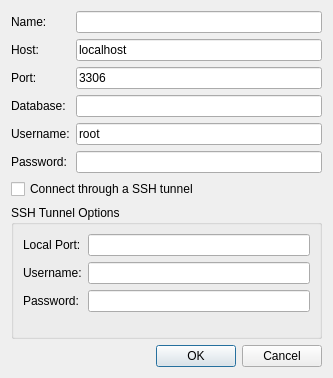
<?xml version="1.0" encoding="UTF-8"?>
<ui version="4.0">
 <class>ConfigureConnectionDialog</class>
 <widget class="QDialog" name="ConfigureConnectionDialog">
  <property name="geometry">
   <rect>
    <x>0</x>
    <y>0</y>
    <width>333</width>
    <height>378</height>
   </rect>
  </property>
  <property name="windowTitle">
   <string>Configure Connection: </string>
  </property>
  <layout class="QVBoxLayout" name="verticalLayout">
   <item>
    <layout class="QFormLayout" name="formLayout">
     <item row="0" column="1">
      <widget class="QLineEdit" name="txtName"/>
     </item>
     <item row="2" column="0">
      <widget class="QLabel" name="lblHost">
       <property name="text">
        <string>Host:</string>
       </property>
      </widget>
     </item>
     <item row="2" column="1">
      <widget class="QLineEdit" name="txtHost">
       <property name="text">
        <string>localhost</string>
       </property>
      </widget>
     </item>
     <item row="3" column="0">
      <widget class="QLabel" name="lblPort">
       <property name="text">
        <string>Port:</string>
       </property>
      </widget>
     </item>
     <item row="3" column="1">
      <widget class="QLineEdit" name="txtPort">
       <property name="text">
        <string>3306</string>
       </property>
      </widget>
     </item>
     <item row="4" column="0">
      <widget class="QLabel" name="lblDatabase">
       <property name="text">
        <string>Database:</string>
       </property>
      </widget>
     </item>
     <item row="4" column="1">
      <widget class="QLineEdit" name="txtDatabase"/>
     </item>
     <item row="5" column="0">
      <widget class="QLabel" name="lblUsername">
       <property name="text">
        <string>Username:</string>
       </property>
      </widget>
     </item>
     <item row="5" column="1">
      <widget class="QLineEdit" name="txtUsername">
       <property name="text">
        <string>root</string>
       </property>
      </widget>
     </item>
     <item row="6" column="0">
      <widget class="QLabel" name="lblPassword">
       <property name="text">
        <string>Password:</string>
       </property>
      </widget>
     </item>
     <item row="6" column="1">
      <widget class="QLineEdit" name="txtPassword">
       <property name="echoMode">
        <enum>QLineEdit::Password</enum>
       </property>
      </widget>
     </item>
     <item row="0" column="0">
      <widget class="QLabel" name="lblName">
       <property name="text">
        <string>Name:</string>
       </property>
      </widget>
     </item>
    </layout>
   </item>
   <item>
    <widget class="QCheckBox" name="checkTunnel">
     <property name="text">
      <string>Connect through a SSH tunnel</string>
     </property>
    </widget>
   </item>
   <item>
    <widget class="QGroupBox" name="groupTunnel">
     <property name="title">
      <string>SSH Tunnel Options</string>
     </property>
     <layout class="QFormLayout" name="formLayout_2">
      <item row="0" column="0">
       <widget class="QLabel" name="lblTunnelPort">
        <property name="text">
         <string>Local Port:</string>
        </property>
       </widget>
      </item>
      <item row="0" column="1">
       <widget class="QLineEdit" name="txtTunnelPort"/>
      </item>
      <item row="1" column="0">
       <widget class="QLabel" name="lblTunnelUsername">
        <property name="text">
         <string>Username:</string>
        </property>
       </widget>
      </item>
      <item row="1" column="1">
       <widget class="QLineEdit" name="txtTunnelUsername"/>
      </item>
      <item row="2" column="0">
       <widget class="QLabel" name="lblTunnelPassword">
        <property name="text">
         <string>Password:</string>
        </property>
       </widget>
      </item>
      <item row="2" column="1">
       <widget class="QLineEdit" name="txtTunnelPassword">
        <property name="echoMode">
         <enum>QLineEdit::Password</enum>
        </property>
       </widget>
      </item>
     </layout>
    </widget>
   </item>
   <item>
    <widget class="QDialogButtonBox" name="buttonBox">
     <property name="orientation">
      <enum>Qt::Horizontal</enum>
     </property>
     <property name="standardButtons">
      <set>QDialogButtonBox::Cancel|QDialogButtonBox::Ok</set>
     </property>
    </widget>
   </item>
  </layout>
 </widget>
 <tabstops>
  <tabstop>txtName</tabstop>
  <tabstop>txtHost</tabstop>
  <tabstop>txtPort</tabstop>
  <tabstop>txtDatabase</tabstop>
  <tabstop>txtUsername</tabstop>
  <tabstop>txtPassword</tabstop>
  <tabstop>checkTunnel</tabstop>
  <tabstop>txtTunnelPort</tabstop>
  <tabstop>txtTunnelUsername</tabstop>
  <tabstop>txtTunnelPassword</tabstop>
  <tabstop>buttonBox</tabstop>
 </tabstops>
 <resources/>
 <connections>
  <connection>
   <sender>buttonBox</sender>
   <signal>rejected()</signal>
   <receiver>ConfigureConnectionDialog</receiver>
   <slot>reject()</slot>
   <hints>
    <hint type="sourcelabel">
     <x>290</x>
     <y>327</y>
    </hint>
    <hint type="destinationlabel">
     <x>286</x>
     <y>274</y>
    </hint>
   </hints>
  </connection>
 </connections>
</ui>
